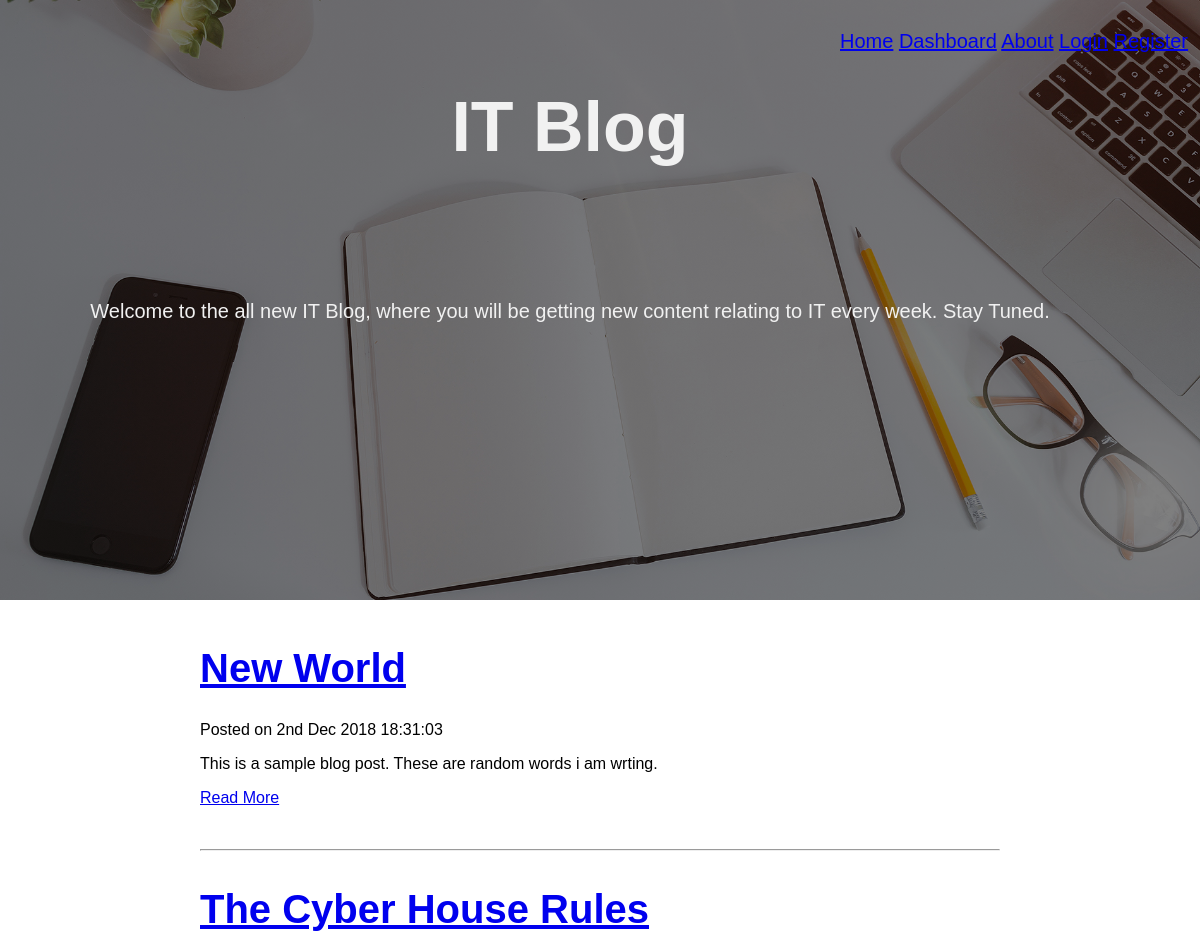
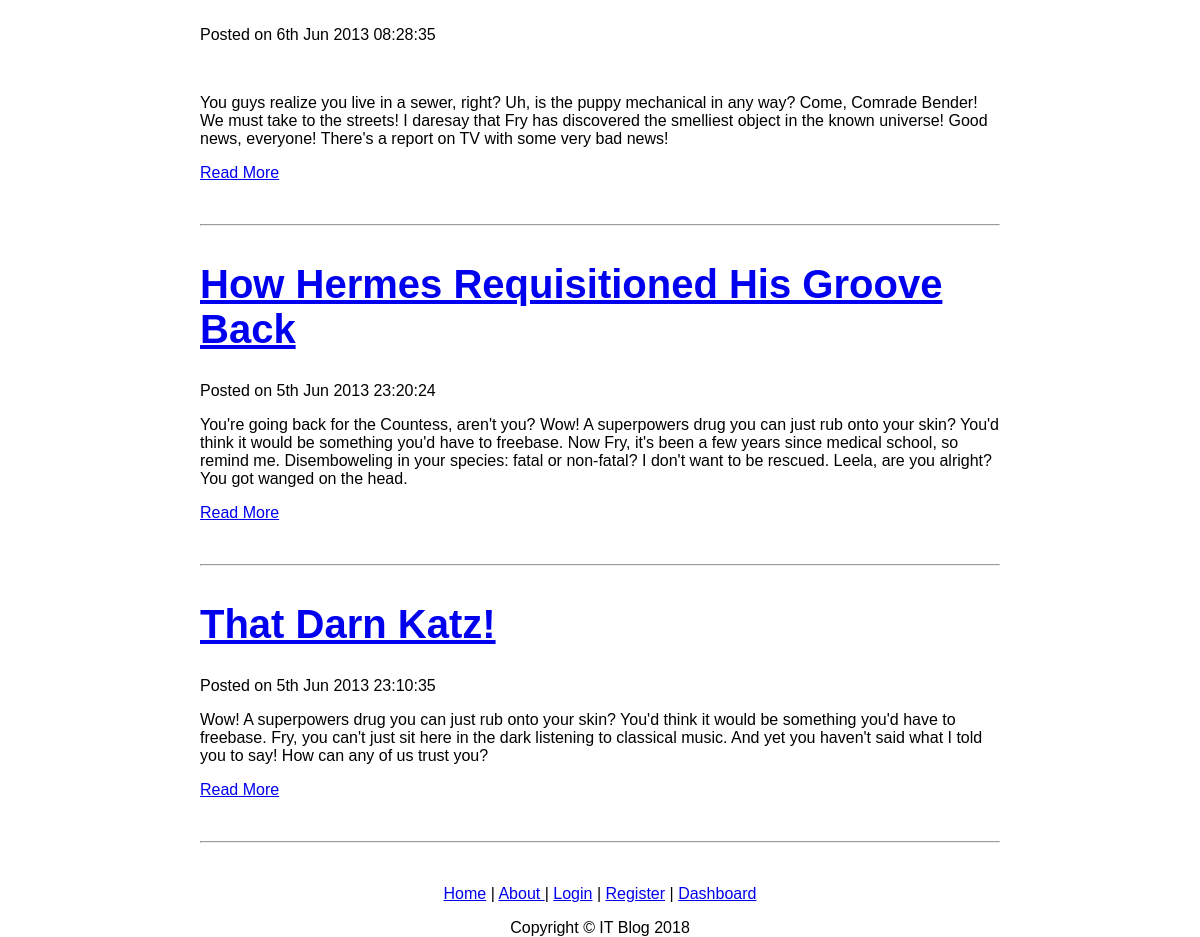
The page / on the database its author committed (2 pictures, top to bottom).
### tables this page shows
CREATE TABLE `blog_posts` (
  `postID` int(11) UNSIGNED NOT NULL,
  `postTitle` varchar(255) DEFAULT NULL,
  `postDesc` text,
  `postCont` text,
  `postDate` datetime DEFAULT NULL,
  `postCategory` varchar(32) NOT NULL,
  `postSubCategory` varchar(32) NOT NULL,
  `postTopic` varchar(32) NOT NULL
);

### index.php (the view, shortened to what this page needs)
<?php require('includes/config.php'); ?>
<!DOCTYPE html>
<html lang="en">
<head>
    <link rel="stylesheet" href="style/main.css">
</head>
<body>
<div class="hero-image">
  <div class="hero-text">
  <a href="#">Home</a>
  <a href="/blog/admin/index.php">Dashboard</a>
  <a href="about.html">About</a>
  <a href="admin/login.php">Login</a>
  <a href="admin/register.php">Register</a>
  </div>
  <div class="content">
    <h1>IT Blog</h1>
	</div>
	<div class="content2">
    <p>Welcome to the all new IT Blog, where you will be getting new content relating to IT every week. Stay Tuned. </p>
</div>
</div>
<br><br>
<div id="wrapper">
		<?php
			try {
				$stmt = $db->query('SELECT postID, postTitle, postDesc, postDate FROM blog_posts ORDER BY postID DESC');
				while($row = $stmt->fetch()){
					echo '<div>';
						echo '<h1 class="postheading"><a href="viewpost.php?id='.$row['postID'].'">'.$row['postTitle'].'</a></h1>';
						echo '<p>Posted on '.date('jS M Y H:i:s', strtotime($row['postDate'])).'</p>';
						echo '<p>'.$row['postDesc'].'</p>';
						echo '<p><a href="viewpost.php?id='.$row['postID'].'">Read More</a></p>';
							echo '<br>';
							echo '<hr>';
							echo '<br>';
					echo '</div>';
				}
			} catch(PDOException $e) {
			    echo $e->getMessage();
			}
		?>
	</div>
<p style="text-align: center" ><a href="../" target="_blank">Home</a> | <a href = "/blog/about.html">About </a> | <a href = "admin/login.php">Login</a> | <a href = "admin/register.php">Register</a> | <a href = "/blog/admin/index.php"> Dashboard</a></p>
				<p style="text-align: center">Copyright &copy; IT Blog 2018 </p>
</body>
</html>

### style/main.css (style rules this page uses)
body, html { height: 100%; margin: 0; font-family: Arial, Helvetica, sans-serif; }
#wrapper { margin:auto; width:800px; }
.hero-image { background-image: linear-gradient(rgba(0, 0, 0, 0.5), rgba(0, 0, 0, 0.5)), url("cover.jpg"); height: 75%; background-position: center; background-repeat: no-repeat; background-size: cover; position: relative; }
.hero-text { text-align: right; position: absolute; top: 5%; left: 70%; color: black; background: transparent; font-size: 20px; }
h1.postheading { color: black; display: block; font-size: 40px; font-weight: 800; margin: 10px 0 30px; font-family: Arial, Helvetica, sans-serif; }
div .content { position: absolute; bottom: 0; display: block; font-weight: 1000; margin: 10px 0 10px; font-family: Arial, Helvetica, sans-serif; color: #f1f1f1; width: 95%; padding: 0px; text-align: center; top:5%; font-size: 35px; }
div .content2 { position: absolute; bottom: 0; display: block; font-weight: 400; margin: 10px 0 30px; font-family: Arial, Helvetica, sans-serif; color: #f1f1f1; width: 95%; padding: 0px; text-align: center; top:45%; font-size: 20px; }
hr { display: block; margin-top: 0.5em; margin-bottom: 0.5em; margin-left: auto; margin-right: auto; border-style: inset; border-width: 0.5px; }

### rows shown on the page
blog_posts: postTitle "New World", postDate "2nd Dec 2018 18:31:03", postDesc "This is a sample blog post. These are random words i am wrting."
blog_posts: postTitle "The Cyber House Rules", postDate "6th Jun 2013 08:28:35", postDesc "You guys realize you live in a sewer, right? Uh, is the puppy mechanical in any way? Come, Comrade Bender! We must take to the streets! I daresay that Fry has discovered the smelliest object in the known universe! Good news, everyone! There's a report on TV with some very bad news!"
blog_posts: postTitle "How Hermes Requisitioned His Groove Back", postDate "5th Jun 2013 23:20:24", postDesc "You're going back for the Countess, aren't you? Wow! A superpowers drug you can just rub onto your skin? You'd think it would be something you'd have to freebase. Now Fry, it's been a few years since medical school, so remind me. Disemboweling in your species: fatal or non-fatal? I don't want to be rescued. Leela, are you alright? You got wanged on the head."
blog_posts: postTitle "That Darn Katz!", postDate "5th Jun 2013 23:10:35", postDesc "Wow! A superpowers drug you can just rub onto your skin? You'd think it would be something you'd have to freebase. Fry, you can't just sit here in the dark listening to classical music. And yet you haven't said what I told you to say! How can any of us trust you?"
